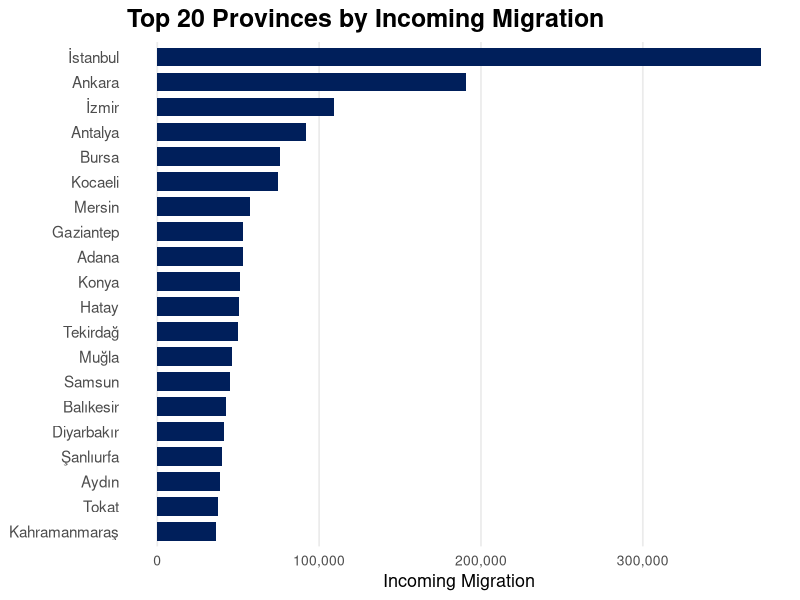
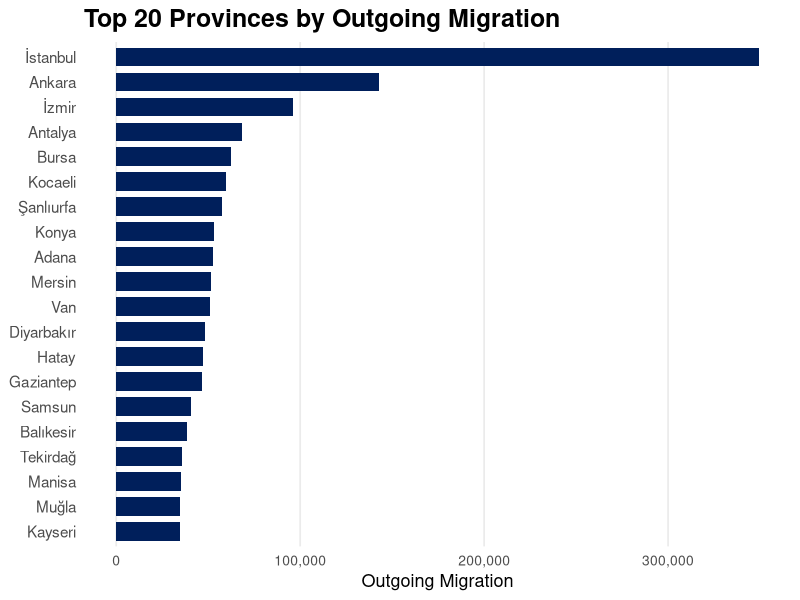
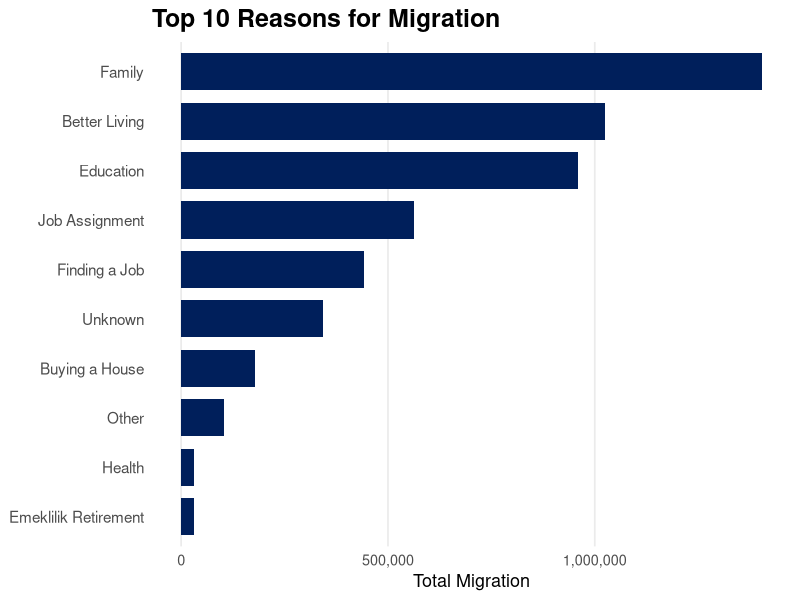

Here is the R script that generated these plots, in order:
## ---- chunk 1
#| echo: TRUE
#| warning: FALSE

suppressPackageStartupMessages({
  library(tidyverse)
  library(readr)
  library(knitr)
})

options(encoding = "UTF-8")

final_data_clean <- read_csv(
  "final_data_clean.csv",
  locale = locale(encoding = "UTF-8")
)
## ---- chunk 2
#| echo: TRUE

str(final_data_clean)
## ---- chunk 3
#| echo: FALSE

cat("Data Frame:", "\n")
cat("Number of Observations:", nrow(final_data_clean), "\n")
cat("Number of Variables:", ncol(final_data_clean), "\n\n")

cat("Variable Names:", "\n")
print(colnames(final_data_clean))
## ---- chunk 4
#| echo: TRUE
#| fig-width: 10
#| fig-height: 8

library(dplyr)
library(ggplot2)
library(scales)

final_data_clean %>%
  group_by(il) %>%
  summarise(total_incoming = sum(gelen_sayi, na.rm = TRUE)) %>%
  arrange(desc(total_incoming)) %>%
  slice_head(n = 20) %>%
  ggplot(aes(x = reorder(il, total_incoming), y = total_incoming)) +
  geom_col(fill = "#001f5b", width = 0.75) +
  coord_flip() +
  scale_y_continuous(labels = comma) +
  labs(
    title = "Top 20 Provinces by Incoming Migration",
    x = NULL,
    y = "Incoming Migration"
  ) +
  theme_minimal(base_size = 13) +
  theme(
    plot.title = element_text(size = 18, face = "bold"),
    axis.text.y = element_text(size = 11),
    axis.text.x = element_text(size = 10),
    panel.grid.major.y = element_blank(),
    panel.grid.minor = element_blank()
  )
## ---- chunk 5
#| echo: TRUE
#| fig-width: 10
#| fig-height: 8

final_data_clean %>%
  group_by(il) %>%
  summarise(total_outgoing = sum(giden_sayi, na.rm = TRUE)) %>%
  arrange(desc(total_outgoing)) %>%
  slice_head(n = 20) %>%
  ggplot(aes(x = reorder(il, total_outgoing), y = total_outgoing)) +
  geom_col(fill = "#001f5b", width = 0.75) +
  coord_flip() +
  scale_y_continuous(labels = comma) +
  labs(
    title = "Top 20 Provinces by Outgoing Migration",
    x = NULL,
    y = "Outgoing Migration"
  ) +
  theme_minimal(base_size = 13) +
  theme(
    plot.title = element_text(size = 18, face = "bold"),
    axis.text.y = element_text(size = 11),
    axis.text.x = element_text(size = 10),
    panel.grid.major.y = element_blank(),
    panel.grid.minor = element_blank()
  )
## ---- chunk 6
#| echo: FALSE
#| fig-width: 10
#| fig-height: 7

library(dplyr)
library(ggplot2)
library(scales)
library(stringr)

final_data_clean %>%
  mutate(
    short_reason = case_when(
      str_detect(neden, "household|family") ~ "Family",
      str_detect(neden, "Better housing") ~ "Better Living",
      str_detect(neden, "Education") ~ "Education",
      str_detect(neden, "Assignment|change of job") ~ "Job Assignment",
      str_detect(neden, "Starting|finding a job") ~ "Finding a Job",
      str_detect(neden, "Unknown") ~ "Unknown",
      str_detect(neden, "Returning to family") ~ "Returning Home",
      str_detect(neden, "Buying a house") ~ "Buying a House",
      str_detect(neden, "Other") ~ "Other",
      str_detect(neden, "Health|care") ~ "Health",
      TRUE ~ neden
    )
  ) %>%
  group_by(short_reason) %>%
  summarise(total_migration = sum(gelen_sayi + giden_sayi, na.rm = TRUE)) %>%
  arrange(desc(total_migration)) %>%
  slice_head(n = 10) %>%
  ggplot(aes(x = reorder(short_reason, total_migration),
             y = total_migration)) +
  geom_col(fill = "#001f5b", width = 0.75) +
  coord_flip() +
  scale_y_continuous(labels = comma) +
  labs(
    title = "Top 10 Reasons for Migration",
    x = NULL,
    y = "Total Migration"
  ) +
  theme_minimal(base_size = 13) +
  theme(
    plot.title = element_text(size = 18, face = "bold"),
    axis.text.y = element_text(size = 11),
    panel.grid.major.y = element_blank(),
    panel.grid.minor = element_blank()
  )
